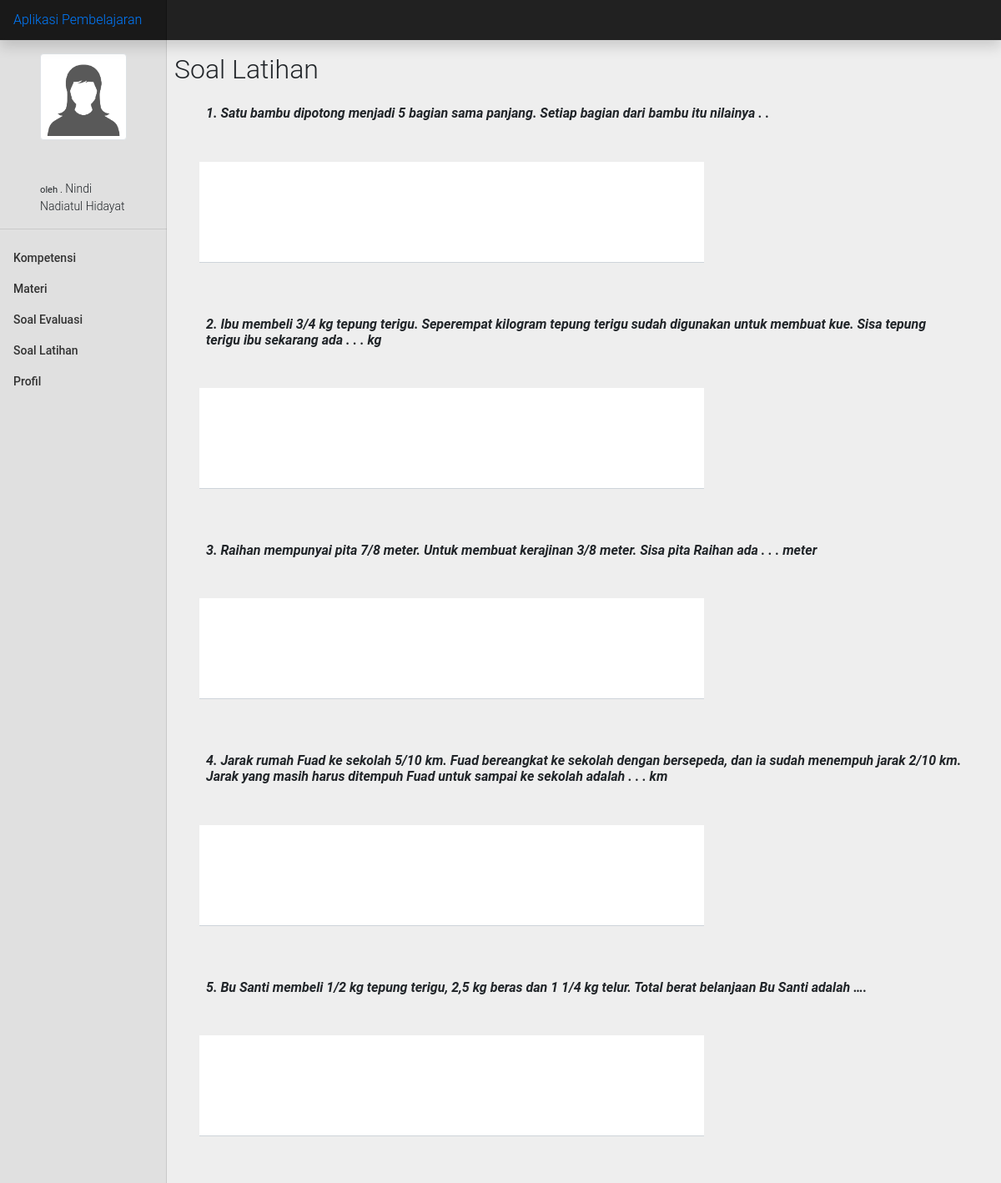
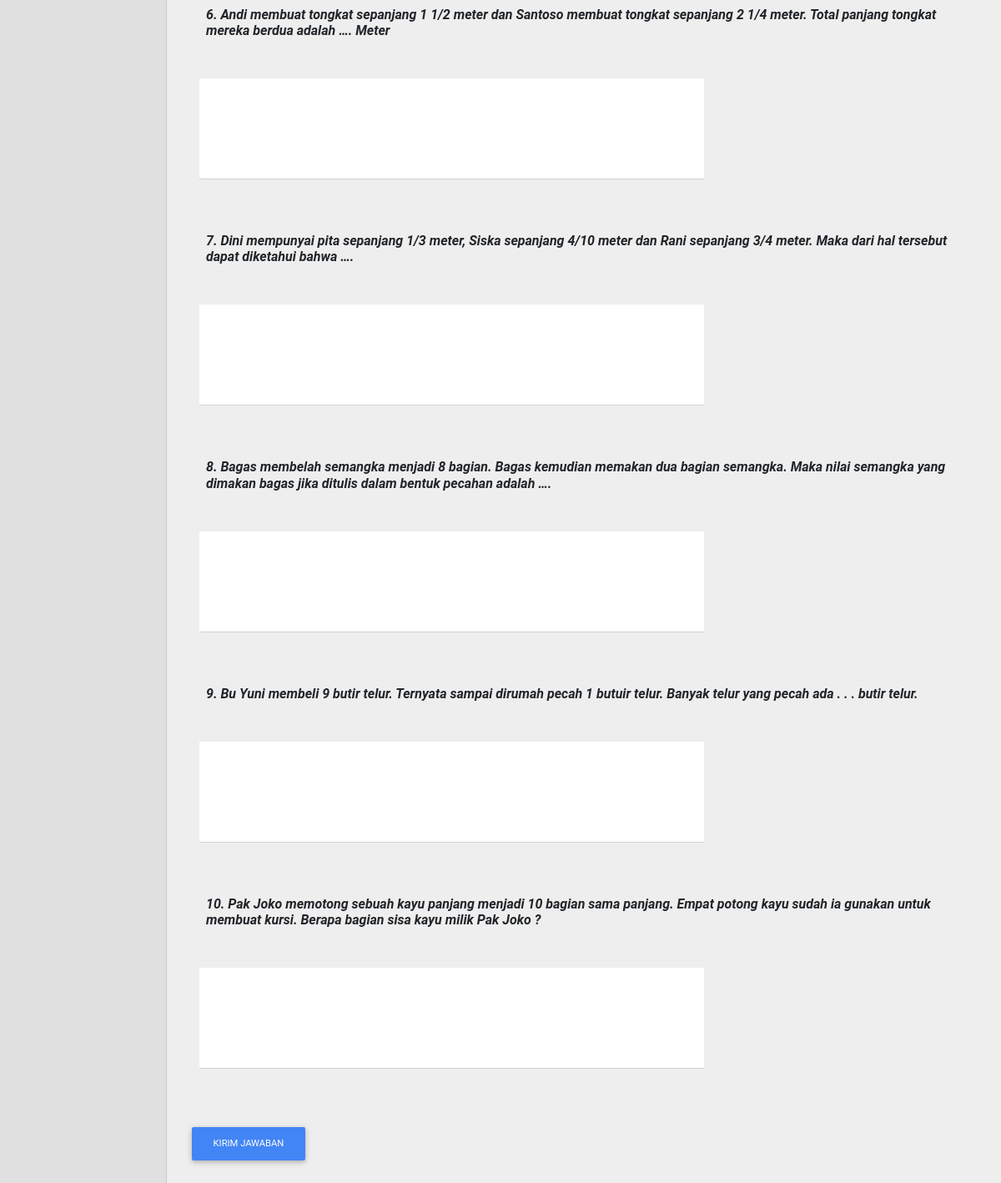
Before: /soal_latihan.php?kode_soal=mat1 with the older database file (2 pictures, top to bottom).
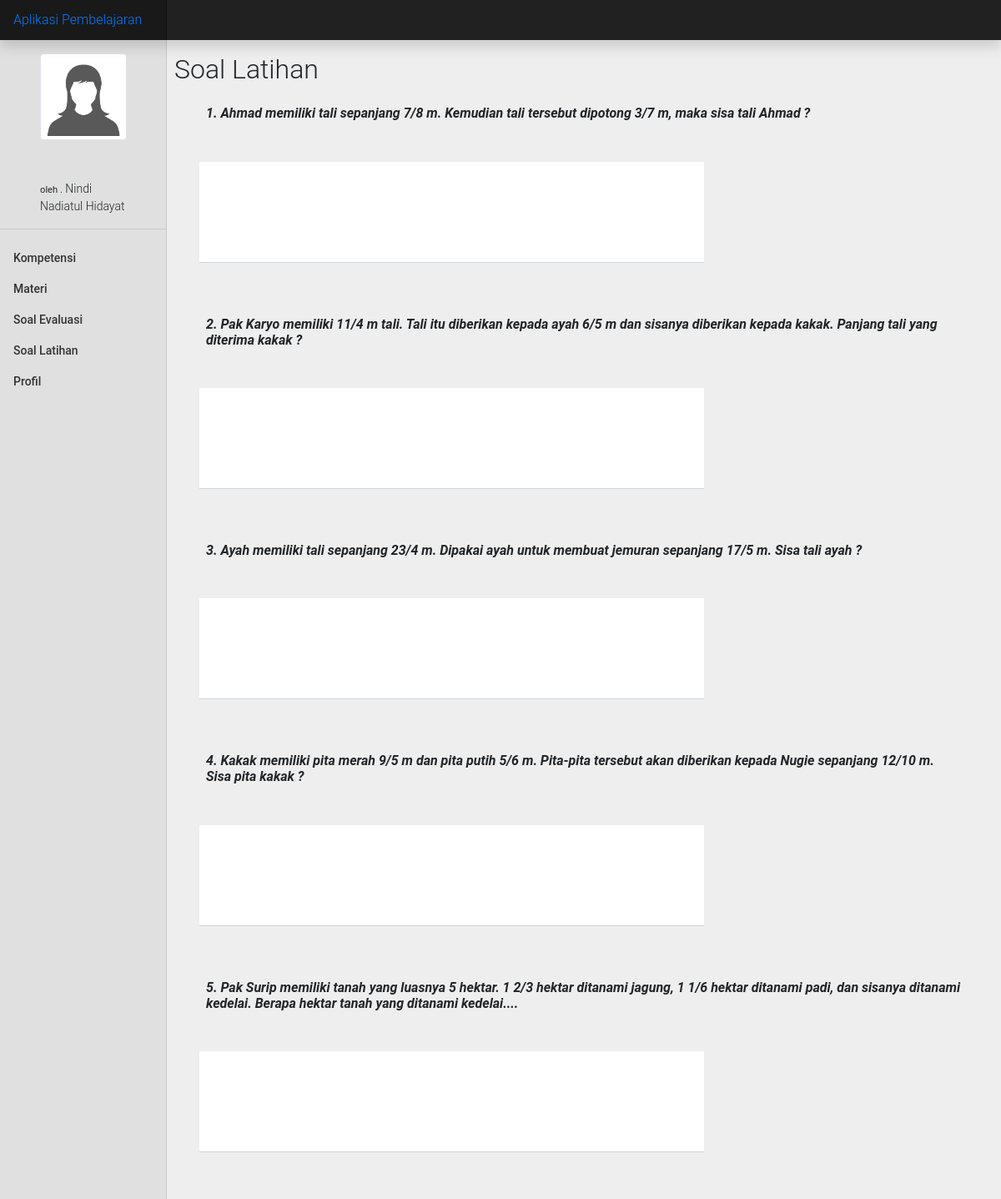
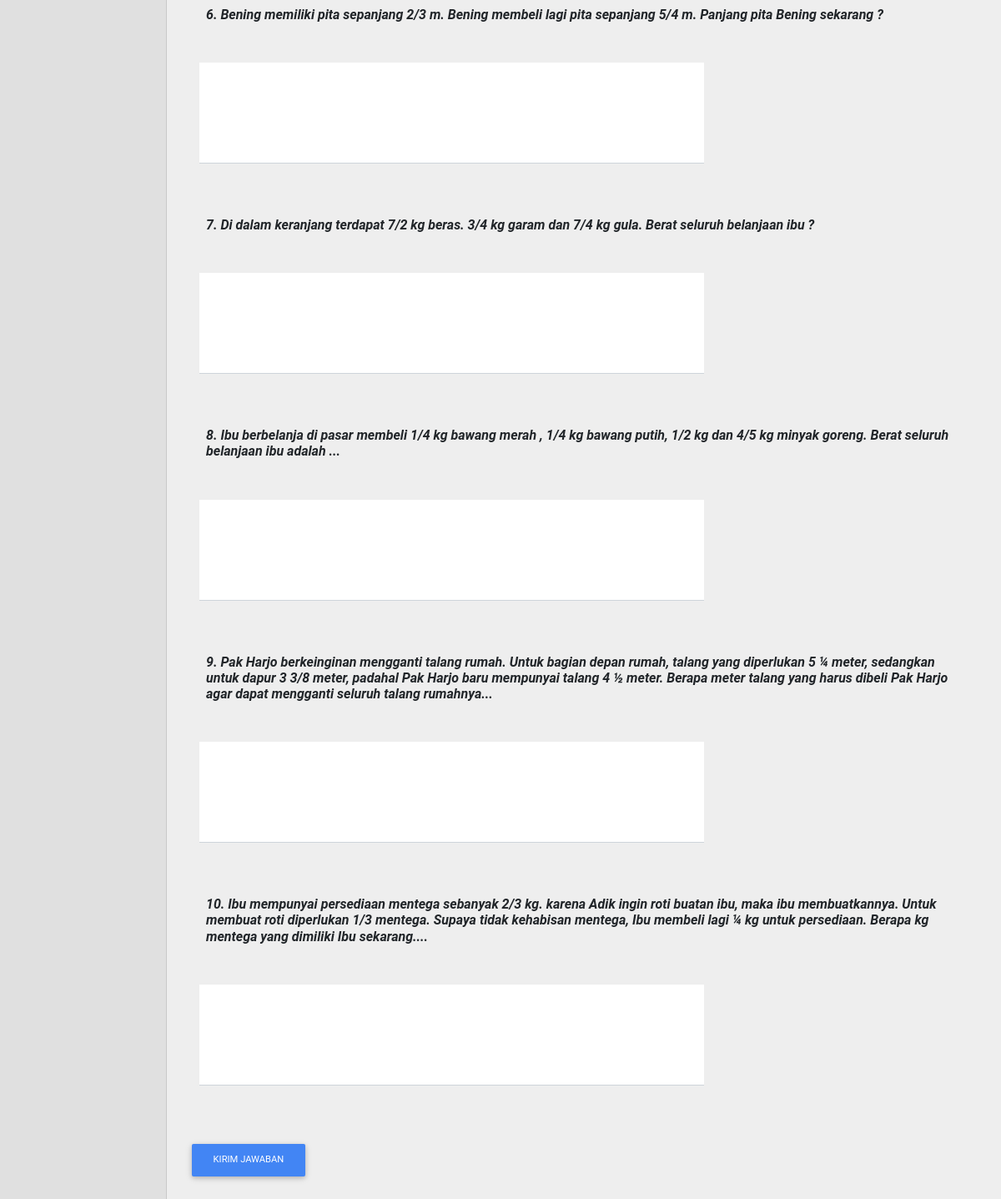
After: the same page with the newer database file (2 pictures, top to bottom).
### tables this page shows
CREATE TABLE `soal_latihan` (
  `no_soal` int(1) NOT NULL,
  `txt_soal` text NOT NULL,
  `kode_soal` varchar(11) NOT NULL
);

### soal_latihan.php (the view, shortened to what this page needs)
<?php
include_once 'connection.php';
?>
  <main role="main" class="col-md-9 ml-sm-auto col-lg-10 px-md-4 mt-3">
  <div class="row d-flex justify-content-between mb-3">
    <h2>Soal Latihan</h2>
  </div>
  <?php
      if(!empty($_GET['kode_soal']) && empty($_POST['nama_siswa'])){
      $sql_soal = "SELECT * FROM `soal_latihan` WHERE kode_soal = '".$_GET['kode_soal']."'";
      $res_soal = $conn->query($sql_soal) or die($conn->error);
      if ($res_soal) {
        ?>
        <form action="" method="POST">
            <?php
            while($row = $res_soal->fetch_assoc()) {
              ?>
            <div class="row ml-2 mr-2">
              <h6 class="col font-weight-bold font-italic"><?php echo $row['no_soal'].". ".$row['txt_soal'] ?></h6>
            </div>
            <div class="col-lg-8 col-md-8 mb-4 py-3">
              <div class="md-form md-outlines">
                <textarea type="text" id="form101" name="r[<?php echo $row['no_soal'] ?>]" style="background:white;" class="md-textarea form-control" rows="3"></textarea>
              </div>
            </div>
              <?php
              }
              ?>
            <input type="submit" class="btn btn-md btn-primary mb-5" value="Kirim Jawaban">
          </form>
          <?php
        } else {
          echo "0 results";
        }
      }else if(!empty($_POST['nama_siswa'])){
        try {
          $sql1 = "INSERT INTO pk_jawab (kd_jawab, kd_soal) VALUES('".$_POST['kd_jawab']."', '".$_GET['kode_soal']."')";
          $res1 = $conn->query($sql1) or die($conn->error);
          foreach ($_POST['r'] as $key => $value) {
            $sql2 = "INSERT INTO `jawaban_siswa`(`kd_jawab`, `no_soal`, `jawaban`, `type`) VALUES ('".$_POST['kd_jawab']."', $key, '".$value."', '".$_POST['typ']."')";
            $res2 = $conn->query($sql2) or die($conn->error);
          }
        } catch (\Throwable $th) {
          throw $th;
        }
        ?>
        <script>
          Swal.fire({
            position: 'top-end',
            icon: 'success',
            title: 'Jawaban telah tersimpan',
            showConfirmButton: true,
            timer: 1500
          })
        </script>
      <?php
      }
      ?>
    </div>

Changed rows visible on the page:
changed soal_latihan "1": txt_soal "Satu bambu dipotong menjadi 5 bagian sama panjang. Setiap bagian dari bambu itu nilainya . ." → "Ahmad memiliki tali sepanjang 7/8 m. Kemudian tali tersebut dipotong 3/7 m, maka sisa tali Ahmad ?"
changed soal_latihan "2": txt_soal "Ibu membeli 3/4 kg tepung terigu. Seperempat kilogram tepung terigu sudah digunakan untuk membuat kue. Sisa tepung terigu ibu sekarang ada . . . kg" → "Pak Karyo memiliki 11/4 m tali. Tali itu diberikan kepada ayah 6/5 m dan sisanya diberikan kepada kakak. Panjang tali yang diterima kakak ?"
changed soal_latihan "3": txt_soal "Raihan mempunyai pita 7/8 meter. Untuk membuat kerajinan 3/8 meter. Sisa pita Raihan ada . . . meter" → "Ayah memiliki tali sepanjang 23/4 m. Dipakai ayah untuk membuat jemuran sepanjang 17/5 m. Sisa tali ayah ?"
changed soal_latihan "4": txt_soal "Jarak rumah Fuad ke sekolah 5/10 km. Fuad bereangkat ke sekolah dengan bersepeda, dan ia sudah menempuh jarak 2/10 km. Jarak yang masih harus ditempuh Fuad untuk sampai ke sekolah adalah . . . km" → "Kakak memiliki pita merah 9/5 m dan pita putih 5/6 m. Pita-pita tersebut akan diberikan kepada Nugie sepanjang 12/10 m. Sisa pita kakak ?"
changed soal_latihan "5": txt_soal "Bu Santi membeli 1/2 kg tepung terigu, 2,5 kg beras dan 1 1/4 kg telur. Total berat belanjaan Bu Santi adalah …." → "Pak Surip memiliki tanah yang luasnya 5 hektar. 1 2/3 hektar ditanami jagung, 1 1/6 hektar ditanami padi, dan sisanya ditanami kedelai. Berapa hektar tanah yang ditanami kedelai...."
changed soal_latihan "6": txt_soal "Andi membuat tongkat sepanjang 1 1/2 meter dan Santoso membuat tongkat sepanjang 2 1/4 meter. Total panjang tongkat mereka berdua adalah …. Meter" → "Bening memiliki pita sepanjang 2/3 m. Bening membeli lagi pita sepanjang 5/4 m. Panjang pita Bening sekarang ?"
changed soal_latihan "7": txt_soal "Dini mempunyai pita sepanjang 1/3 meter, Siska sepanjang 4/10 meter dan Rani sepanjang 3/4 meter. Maka dari hal tersebut dapat diketahui bahwa …." → "Di dalam keranjang terdapat 7/2 kg beras. 3/4 kg garam dan 7/4 kg gula. Berat seluruh belanjaan ibu ?"
changed soal_latihan "8": txt_soal "Bagas membelah semangka menjadi 8 bagian. Bagas kemudian memakan dua bagian semangka. Maka nilai semangka yang dimakan bagas jika ditulis dalam bentuk pecahan adalah …." → "Ibu berbelanja di pasar membeli 1/4 kg bawang merah , 1/4 kg bawang putih, 1/2 kg dan 4/5 kg minyak goreng. Berat seluruh belanjaan ibu adalah ..."
changed soal_latihan "9": txt_soal "Bu Yuni membeli 9 butir telur. Ternyata sampai dirumah pecah 1 butuir telur. Banyak telur yang pecah ada . . . butir telur." → "Pak Harjo berkeinginan mengganti talang rumah. Untuk bagian depan rumah, talang yang diperlukan 5 ¼ meter, sedangkan untuk dapur 3 3/8 meter, padahal Pak Harjo baru mempunyai talang 4 ½ meter. Berapa meter talang yang harus dibeli Pak Harjo agar dapat mengganti seluruh talang rumahnya..."
changed soal_latihan "10": txt_soal "Pak Joko memotong sebuah kayu panjang menjadi 10 bagian sama panjang. Empat potong kayu sudah ia gunakan untuk membuat kursi. Berapa bagian sisa kayu milik Pak Joko ?" → "Ibu mempunyai persediaan mentega sebanyak 2/3 kg. karena Adik ingin roti buatan ibu, maka ibu membuatkannya. Untuk membuat roti diperlukan 1/3 mentega. Supaya tidak kehabisan mentega, Ibu membeli lagi ¼ kg untuk persediaan. Berapa kg mentega yang dimiliki Ibu sekarang...."
